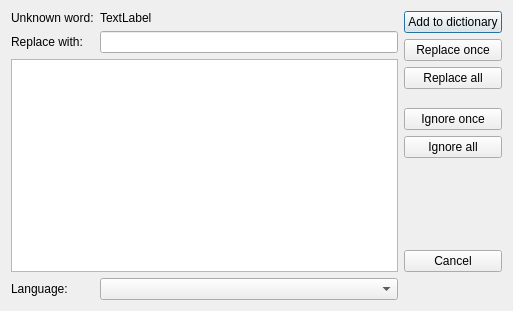
<?xml version="1.0" encoding="UTF-8"?>
<ui version="4.0">
 <class>NuspellCheckDialog</class>
 <widget class="QDialog" name="NuspellCheckDialog">
  <property name="geometry">
   <rect>
    <x>0</x>
    <y>0</y>
    <width>513</width>
    <height>311</height>
   </rect>
  </property>
  <property name="windowTitle">
   <string>Spell checker</string>
  </property>
  <property name="windowIcon">
   <iconset>
    <normalon>:/spellchecker.png</normalon>
   </iconset>
  </property>
  <property name="locale">
   <locale language="English" country="UnitedKingdom"/>
  </property>
  <layout class="QGridLayout" name="gridLayout">
   <item row="1" column="1" colspan="2">
    <widget class="QLineEdit" name="ledtReplaceWith"/>
   </item>
   <item row="0" column="1">
    <widget class="QLabel" name="lblUnknownWord">
     <property name="sizePolicy">
      <sizepolicy hsizetype="Expanding" vsizetype="Preferred">
       <horstretch>0</horstretch>
       <verstretch>0</verstretch>
      </sizepolicy>
     </property>
     <property name="text">
      <string>TextLabel</string>
     </property>
    </widget>
   </item>
   <item row="1" column="0">
    <widget class="QLabel" name="label_2">
     <property name="text">
      <string>Replace with:</string>
     </property>
    </widget>
   </item>
   <item row="2" column="0" colspan="3">
    <widget class="QListWidget" name="listWidget">
     <property name="editTriggers">
      <set>QAbstractItemView::NoEditTriggers</set>
     </property>
     <property name="showDropIndicator" stdset="0">
      <bool>false</bool>
     </property>
    </widget>
   </item>
   <item row="0" column="0">
    <widget class="QLabel" name="label">
     <property name="text">
      <string>Unknown word:</string>
     </property>
    </widget>
   </item>
   <item row="0" column="3" rowspan="3">
    <layout class="QVBoxLayout" name="verticalLayout">
     <item>
      <widget class="QPushButton" name="btnAddToDict">
       <property name="text">
        <string>Add to dictionary</string>
       </property>
      </widget>
     </item>
     <item>
      <widget class="QPushButton" name="btnReplaceOnce">
       <property name="text">
        <string>Replace once</string>
       </property>
      </widget>
     </item>
     <item>
      <widget class="QPushButton" name="btnReplaceAll">
       <property name="text">
        <string>Replace all</string>
       </property>
      </widget>
     </item>
     <item>
      <spacer name="verticalSpacer_2">
       <property name="orientation">
        <enum>Qt::Vertical</enum>
       </property>
       <property name="sizeType">
        <enum>QSizePolicy::Fixed</enum>
       </property>
       <property name="sizeHint" stdset="0">
        <size>
         <width>20</width>
         <height>13</height>
        </size>
       </property>
      </spacer>
     </item>
     <item>
      <widget class="QPushButton" name="btnIgnoreOnce">
       <property name="text">
        <string>Ignore once</string>
       </property>
      </widget>
     </item>
     <item>
      <widget class="QPushButton" name="btnIgnoreAll">
       <property name="text">
        <string>Ignore all</string>
       </property>
      </widget>
     </item>
     <item>
      <spacer name="verticalSpacer">
       <property name="orientation">
        <enum>Qt::Vertical</enum>
       </property>
       <property name="sizeHint" stdset="0">
        <size>
         <width>20</width>
         <height>240</height>
        </size>
       </property>
      </spacer>
     </item>
     <item>
      <widget class="QPushButton" name="btnCancel">
       <property name="text">
        <string>Cancel</string>
       </property>
      </widget>
     </item>
    </layout>
   </item>
   <item row="3" column="0">
    <widget class="QLabel" name="label_3">
     <property name="text">
      <string>Language:</string>
     </property>
    </widget>
   </item>
   <item row="3" column="1" colspan="2">
    <widget class="QComboBox" name="comboBoxLang"/>
   </item>
  </layout>
 </widget>
 <resources/>
 <connections/>
</ui>
